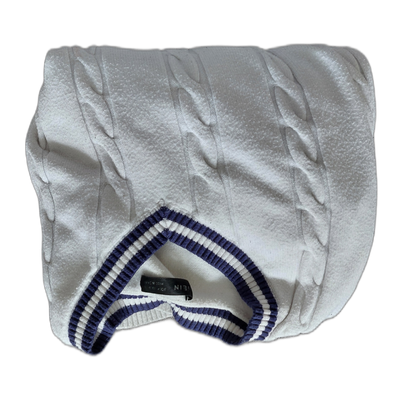
#> input picture assets/clothes/pulls/pull_03.png, 400 x 400 px, found by its file name; its folder holds 4 pictures in this run
$ python fix_rotations.py
#> lines starting #> are read from the running program, lines starting #| are printed output that depends on the picture
"""Fix orientation of pull-over icons that are upside down."""
from PIL import Image
from pathlib import Path

PULLS_DIR = Path(r"C:\Users\Nicolas\ClaudeCodeLocal\lutin-meteo\assets\clothes\pulls")

# Pulls that need 180° rotation (upside down)
ROTATE_180 = [3, 6, 7, 9, 13, 21, 22, 23, 24, 26, 27]

for num in ROTATE_180:
    fname = f"pull_{num:02d}.png"
    fpath = PULLS_DIR / fname
    if fpath.exists():
        img = Image.open(fpath)
#> img is the input picture: PIL image 400x400 RGBA; mean R, G, B, A 84.9, 87.4, 90.3, 149.4
        img = img.rotate(180, expand=False)
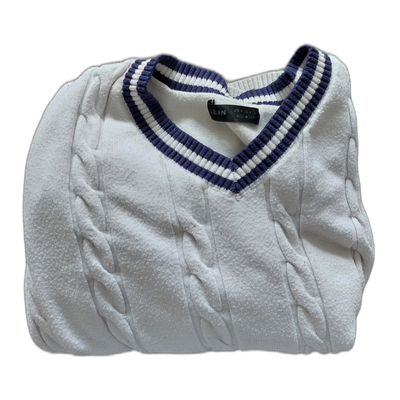
#> img: PIL image 400x400 RGBA; mean R, G, B, A 84.9, 87.4, 90.3, 149.4; transparent parts drawn white
        img.save(fpath, 'PNG', optimize=True)
        print(f"Rotated 180°: {fname}")
    else:
        print(f"NOT FOUND: {fname}")

print("Done!")
